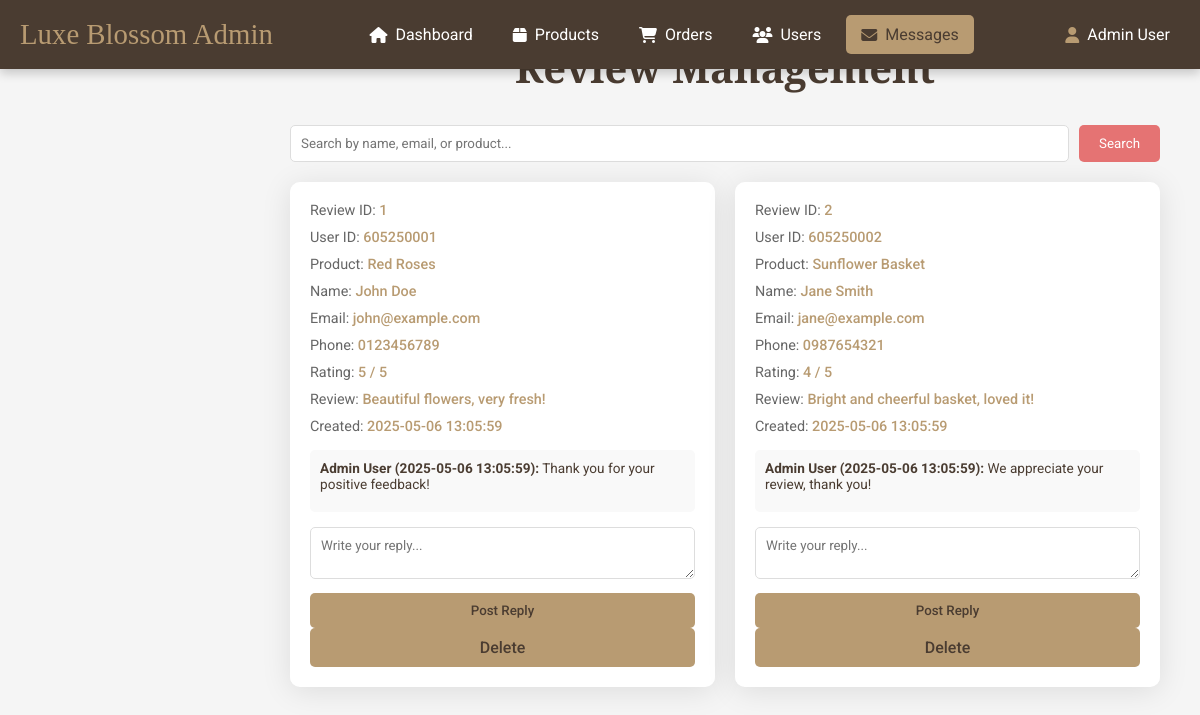
Page /admin_message.php (signed in) on the earlier database version.
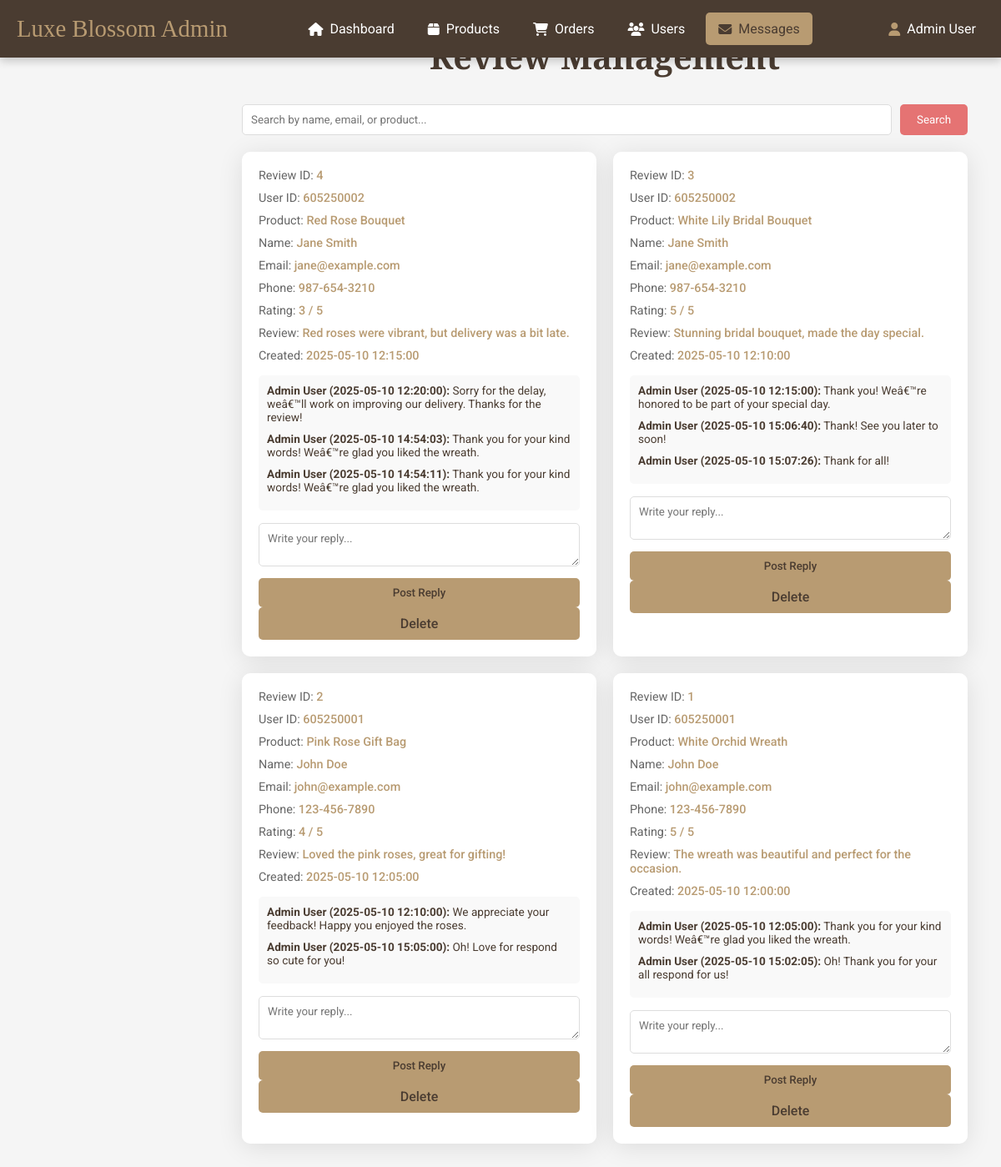
Same page on the later database version.
### tables this page shows
CREATE TABLE `reviews` (
  `id` int(11) NOT NULL,
  `user_id` bigint(20) NOT NULL,
  `product_id` bigint(20) NOT NULL,
  `name` varchar(255) NOT NULL,
  `email` varchar(255) NOT NULL,
  `number` varchar(30) NOT NULL,
  `message` text NOT NULL,
  `rating` int(1) DEFAULT NULL,
  `created_at` datetime DEFAULT current_timestamp()
);

CREATE TABLE `products` (
  `id` bigint(20) NOT NULL,
  `name` varchar(255) NOT NULL,
  `price` decimal(10,2) NOT NULL,
  `sale` decimal(10,2) NOT NULL DEFAULT 0.00,
  `product_detail` text NOT NULL,
  `image` varchar(255) NOT NULL,
  `origin` varchar(255) DEFAULT NULL,
  `type` enum('birthday','wedding','bouquet','condolence','basket','other') DEFAULT 'other',
  `created_at` datetime DEFAULT current_timestamp(),
  `updated_at` datetime DEFAULT current_timestamp() ON UPDATE current_timestamp()
);

CREATE TABLE `review_replies` (
  `id` int(11) NOT NULL,
  `review_id` int(11) NOT NULL,
  `admin_id` bigint(20) NOT NULL,
  `reply` text NOT NULL,
  `created_at` datetime DEFAULT current_timestamp()
);

CREATE TABLE `users` (
  `id` bigint(20) NOT NULL,
  `name` varchar(255) NOT NULL,
  `email` varchar(255) NOT NULL,
  `password` varchar(255) NOT NULL,
  `status` enum('Online','Offline') NOT NULL DEFAULT 'Offline',
  `user_type` enum('user','admin') NOT NULL DEFAULT 'user',
  `created_at` datetime DEFAULT current_timestamp(),
  `updated_at` datetime DEFAULT current_timestamp() ON UPDATE current_timestamp()
);

### admin_message.php (the view, shortened to what this page needs)
<?php
$per_page = 10;
$page = isset($_GET['page']) ? max(1, filter_var($_GET['page'], FILTER_VALIDATE_INT)) : 1;
$offset = ($page - 1) * $per_page;
$search = isset($_GET['search']) ? trim(filter_var($_GET['search'], FILTER_SANITIZE_STRING)) : '';
?>
<!DOCTYPE html>
<html lang="en">
<head>
    <link rel="stylesheet" href="https://cdnjs.cloudflare.com/ajax/libs/font-awesome/6.4.2/css/all.min.css">
</head>
<body>
    <?php include 'admin_header.php'; ?>
    <div class="container">
        <main class="main-content">
            <section class="reviews">
                <h1>Review Management</h1>
                <form class="search-bar" method="GET">
                    <input type="text" name="search" placeholder="Search by name, email, or product..." value="<?php echo htmlspecialchars($search); ?>">
                    <button type="submit">Search</button>
                </form>
                <div class="box-container">
                    <?php
                    $sql = "SELECT r.*, p.name AS product_name
                            FROM reviews r
                            LEFT JOIN products p ON r.product_id = p.id
                            WHERE 1=1";
                    $params = [];
                    $types = '';
                    $sql .= " ORDER BY r.created_at DESC LIMIT ? OFFSET ?";
                    $params[] = $per_page;
                    $params[] = $offset;
                    $types .= 'ii';
                    $stmt = $conn->prepare($sql);
                    if ($params) {
                        $stmt->bind_param($types, ...$params);
                    }
                    $stmt->execute();
                    $result = $stmt->get_result();
                    if ($result->num_rows > 0) {
                        while ($review = $result->fetch_assoc()) {
                    ?>
                    <div class="box">
                        <p>Review ID: <span><?php echo htmlspecialchars($review['id']); ?></span></p>
                        <p>User ID: <span><?php echo htmlspecialchars($review['user_id']); ?></span></p>
                        <p>Product: <span><?php echo htmlspecialchars($review['product_name'] ?: 'N/A'); ?></span></p>
                        <p>Name: <span><?php echo htmlspecialchars($review['name']); ?></span></p>
                        <p>Email: <span><?php echo htmlspecialchars($review['email']); ?></span></p>
                        <p>Phone: <span><?php echo htmlspecialchars($review['number']); ?></span></p>
                        <p>Rating: <span><?php echo htmlspecialchars($review['rating'] ?: 'N/A'); ?> / 5</span></p>
                        <p>Review: <span><?php echo htmlspecialchars($review['message']); ?></span></p>
                        <p>Created: <span><?php echo htmlspecialchars($review['created_at']); ?></span></p>
                        <div class="replies">
                            <?php
                            $reply_stmt = $conn->prepare("SELECT rr.*, u.name AS admin_name
                                                        FROM review_replies rr
                                                        JOIN users u ON rr.admin_id = u.id
                                                        WHERE rr.review_id = ?
                                                        ORDER BY rr.created_at");
                            $reply_stmt->bind_param("i", $review['id']);
                            $reply_stmt->execute();
                            $replies = $reply_stmt->get_result();
                            if ($replies->num_rows > 0) {
                                while ($reply = $replies->fetch_assoc()) {
                                    echo '<p><strong>' . htmlspecialchars($reply['admin_name']) . ' (' . htmlspecialchars($reply['created_at']) . '):</strong> ' . htmlspecialchars($reply['reply']) . '</p>';
                                }
                            } else {
                                echo '<p>No replies yet.</p>';
                            }
                            ?>
                        </div>
                        <form class="reply-form" method="POST">
                            <textarea name="reply" placeholder="Write your reply..." required></textarea>
                            <button type="submit" class="btn">Post Reply</button>
                            <a href="admin_reviews.php?delete=<?php echo htmlspecialchars($review['id']); ?>&csrf_token=<?php echo htmlspecialchars($_SESSION['csrf_token']); ?>&page=<?php echo $page; ?><?php echo $search ? '&search=' . urlencode($search) : ''; ?>"
                               class="btn"
                               onclick="return confirm('Delete this review?')">Delete</a>
                        </form>
                    </div>
                    <?php
                        }
                    } else {
                        echo '<p>No reviews found.</p>';
                    }
                    ?>
                </div>
            </section>
        </main>
    </div>
</body>
</html>

Differences in the rows shown:
removed review_replies: admin.name "Admin User", created_at "2025-05-06 13:05:59", reply "Thank you for your positive feedback!", shown under reviews id 1
removed review_replies: admin.name "Admin User", created_at "2025-05-06 13:05:59", reply "We appreciate your review, thank you!", shown under reviews id 2
added reviews: id "4", user "605250002", product.name "Red Rose Bouquet", name "Jane Smith", email "jane@example.com", number "987-654-3210", rating "3", message "Red roses were vibrant, but delivery was a bit late.", created_at "2025-05-10 12:15:00"
added review_replies: admin.name "Admin User", created_at "2025-05-10 12:20:00", reply "Sorry for the delay, weâ€™ll work on improving our delivery. Thanks for the review!", shown under "4"
added review_replies: admin.name "Admin User", created_at "2025-05-10 14:54:03", reply "Thank you for your kind words! Weâ€™re glad you liked the wreath.", shown under "4"
added review_replies: admin.name "Admin User", created_at "2025-05-10 14:54:11", reply "Thank you for your kind words! Weâ€™re glad you liked the wreath.", shown under "4"
added reviews: id "3", user "605250002", product.name "White Lily Bridal Bouquet", name "Jane Smith", email "jane@example.com", number "987-654-3210", rating "5", message "Stunning bridal bouquet, made the day special.", created_at "2025-05-10 12:10:00"
added review_replies: admin.name "Admin User", created_at "2025-05-10 12:15:00", reply "Thank you! Weâ€™re honored to be part of your special day.", shown under "3"
added review_replies: admin.name "Admin User", created_at "2025-05-10 15:06:40", reply "Thank! See you later to soon!", shown under "3"
added review_replies: admin.name "Admin User", created_at "2025-05-10 15:07:26", reply "Thank for all!", shown under "3"
changed reviews id 2: user "605250002" → "605250001"; product.name "Sunflower Basket" → "Pink Rose Gift Bag"; name "Jane Smith" → "John Doe"; email "jane@example.com" → "john@example.com"; number "0987654321" → "123-456-7890"; message "Bright and cheerful basket, loved it!" → "Loved the pink roses, great for gifting!"; created_at "2025-05-06 13:05:59" → "2025-05-10 12:05:00"; moves up the list
added review_replies: admin.name "Admin User", created_at "2025-05-10 12:10:00", reply "We appreciate your feedback! Happy you enjoyed the roses.", shown under reviews id 2
added review_replies: admin.name "Admin User", created_at "2025-05-10 15:05:00", reply "Oh! Love for respond so cute for you!", shown under reviews id 2
changed reviews id 1: product.name "Red Roses" → "White Orchid Wreath"; number "0123456789" → "123-456-7890"; message "Beautiful flowers, very fresh!" → "The wreath was beautiful and perfect for the occasion."; created_at "2025-05-06 13:05:59" → "2025-05-10 12:00:00"
added review_replies: admin.name "Admin User", created_at "2025-05-10 12:05:00", reply "Thank you for your kind words! Weâ€™re glad you liked the wreath.", shown under reviews id 1
added review_replies: admin.name "Admin User", created_at "2025-05-10 15:02:05", reply "Oh! Thank you for your all respond for us!", shown under reviews id 1
